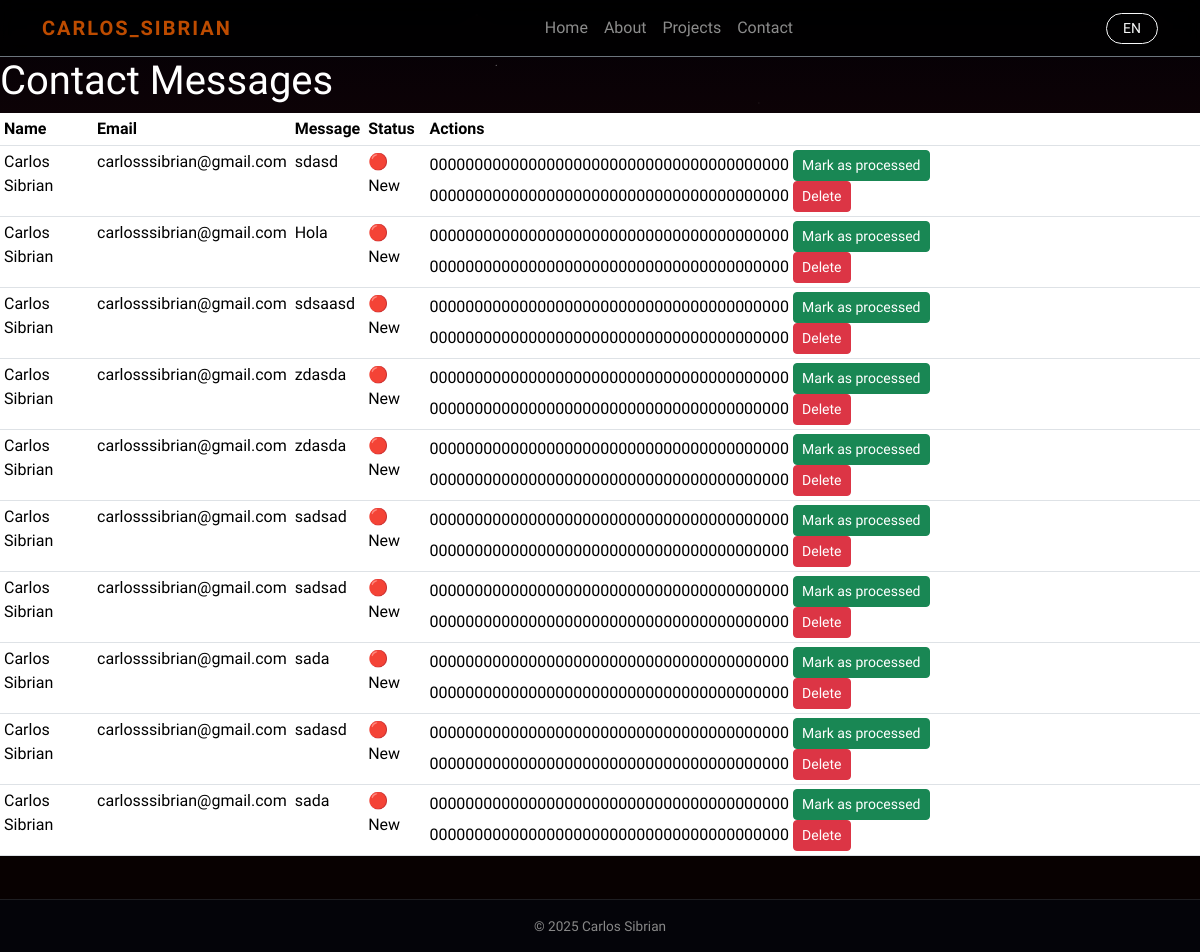
Screenshot of /admin/messages (signed in) with the database file from the repository.
### models.py (models this page shows)
class TimestampMixin:
    created_at: Mapped[datetime] = mapped_column(
        DateTime(timezone=True),  # tells SQLAlchemy that this column stores tz-aware datetimes
        default=lambda: datetime.now(timezone.utc)
    )
    updated_at: Mapped[datetime] = mapped_column(
        DateTime(timezone=True),
        default=lambda: datetime.now(timezone.utc),
        onupdate=lambda: datetime.now(timezone.utc)
    )

class ContactMessage(db.Model, TimestampMixin):
    __tablename__ = "contact_messages"
    id: Mapped[int] = mapped_column(Integer, primary_key=True)
    name: Mapped[str] = mapped_column(String(120), nullable=False)
    email: Mapped[str] = mapped_column(String(240), nullable=False)
    message: Mapped[str] = mapped_column(Text, nullable=False)
    processed: Mapped[bool] = mapped_column(Boolean, default=False)

### routes_admin.py (the view)
    @app.get("/admin/messages")
    @admin_only
    def admin_messages():
        messages = ContactMessage.query.order_by(ContactMessage.processed.asc(),
                                                 ContactMessage.created_at.desc()).all()
        return render_template("admin/messages.html", messages=messages)

### routes_admin.py (called while the page is built)
def admin_only(f):
    @wraps(f)
    def wrapper(*args, **kwargs):
        if not current_user.is_authenticated or not getattr(current_user, "is_admin", False):
            return abort(403)
        return f(*args, **kwargs)
    return wrapper

### templates/admin/messages.html (shortened to what this page needs)
{% extends "layout/base.html" %}
{% block content %}
<h1>Contact Messages</h1>
<table class="table table-sm">
  <thead>
    <tr><th>Name</th><th>Email</th><th>Message</th><th>Status</th><th>Actions</th></tr>
  </thead>
  <tbody>
    {% for m in messages %}
    <tr class="{{ 'table-light' if m.processed else '' }}">
      <td>{{ m.name }}</td>
      <td>{{ m.email }}</td>
      <td>{{ m.message }}</td>
      <td>{{ '✅ Processed' if m.processed else '🔴 New' }}</td>
      <td>
        <form method="post" action="{{ url_for('admin_message_toggle', mid=m.id) }}" class="d-inline">
          {{ csrf_token() }}
          {% if not m.processed %}
            <button class="btn btn-success btn-sm">Mark as processed</button>
          {% else %}
            <button class="btn btn-warning btn-sm">Mark as unprocessed</button>
          {% endif %}
        </form>
        <form method="post" action="{{ url_for('admin_message_delete', mid=m.id) }}" class="d-inline"
              onsubmit="return confirm('Delete this message?');">
          {{ csrf_token() }}
          <button class="btn btn-danger btn-sm">Delete</button>
        </form>
      </td>
    </tr>
    {% endfor %}
  </tbody>
</table>
{% endblock %}

### static/css/main.css (style rules this page uses)
:root { --bg-dark: #050505; --accent: #bd4b00; --accent-hover: #ff5500; --text-main: #ffffff; }
body, html { margin: 0; padding: 0; width: 100%; height: 100%; font-family: 'Segoe UI', sans-serif; background-color: transparent; color: var(--text-main); overflow-x: hidden; }

### rows the page displays
ContactMessage: name "Carlos Sibrian", email "carlosssibrian@gmail.com", message "sdasd", processed "🔴 New", csrf_token "0000000000000000000000000000000000000000", shows "Mark as processed"
ContactMessage: name "Carlos Sibrian", email "carlosssibrian@gmail.com", message "Hola", processed "🔴 New", csrf_token "0000000000000000000000000000000000000000", shows "Mark as processed"
ContactMessage: name "Carlos Sibrian", email "carlosssibrian@gmail.com", message "sdsaasd", processed "🔴 New", csrf_token "0000000000000000000000000000000000000000", shows "Mark as processed"
ContactMessage: name "Carlos Sibrian", email "carlosssibrian@gmail.com", message "zdasda", processed "🔴 New", csrf_token "0000000000000000000000000000000000000000", shows "Mark as processed"
ContactMessage: name "Carlos Sibrian", email "carlosssibrian@gmail.com", message "zdasda", processed "🔴 New", csrf_token "0000000000000000000000000000000000000000", shows "Mark as processed"
ContactMessage: name "Carlos Sibrian", email "carlosssibrian@gmail.com", message "sadsad", processed "🔴 New", csrf_token "0000000000000000000000000000000000000000", shows "Mark as processed"
ContactMessage: name "Carlos Sibrian", email "carlosssibrian@gmail.com", message "sadsad", processed "🔴 New", csrf_token "0000000000000000000000000000000000000000", shows "Mark as processed"
ContactMessage: name "Carlos Sibrian", email "carlosssibrian@gmail.com", message "sada", processed "🔴 New", csrf_token "0000000000000000000000000000000000000000", shows "Mark as processed"
ContactMessage: name "Carlos Sibrian", email "carlosssibrian@gmail.com", message "sadasd", processed "🔴 New", csrf_token "0000000000000000000000000000000000000000", shows "Mark as processed"
ContactMessage: name "Carlos Sibrian", email "carlosssibrian@gmail.com", message "sada", processed "🔴 New", csrf_token "0000000000000000000000000000000000000000", shows "Mark as processed"

### other values shown
{{ t('home') }} "Home"
{{ t('about') }} "About"
{{ t('projects') }} "Projects"
{{ t('contact') }} "Contact"
{{ current_lang()|upper }} "EN"
